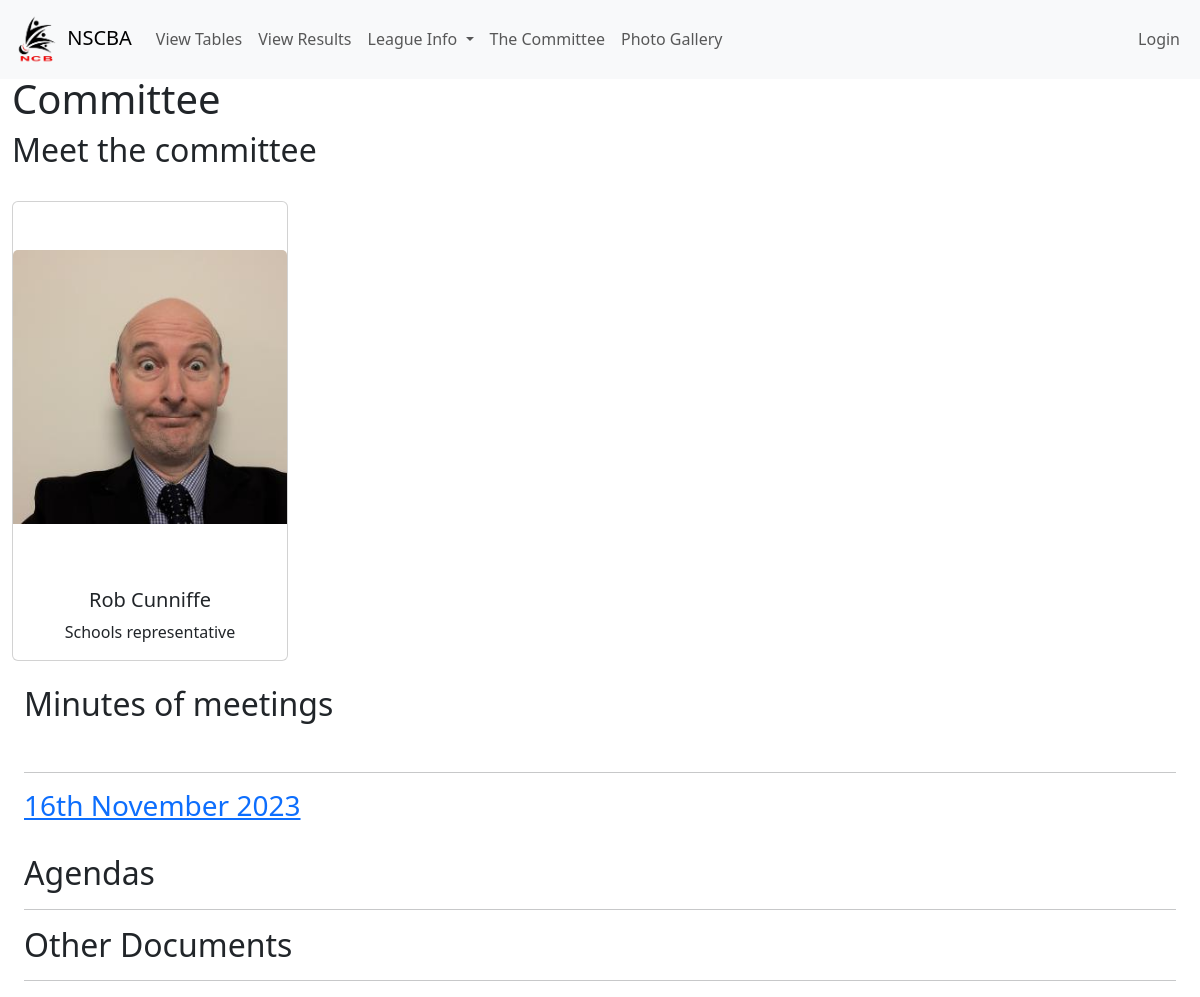
Screenshot of /committee.php with the database file from the repository.
### tables this page shows
CREATE TABLE `TblCommittee` (
  `CommitteeID` int(4) UNSIGNED NOT NULL,
  `Name` varchar(50) NOT NULL,
  `Post` varchar(50) NOT NULL,
  `Pic` varchar(200) DEFAULT NULL
);

CREATE TABLE `TblDocs` (
  `DocID` int(4) UNSIGNED NOT NULL,
  `title` varchar(200) NOT NULL,
  `filename` varchar(300) NOT NULL,
  `dateadded` date DEFAULT NULL,
  `type` varchar(200) DEFAULT NULL
);

### committee.php (the view, shortened to what this page needs)
<head>
  <link href="styles.css" rel="stylesheet">
  <link href="https://cdn.jsdelivr.net/npm/bootstrap@5.3.0/dist/css/bootstrap.min.css" rel="stylesheet">
</head>
<body>
<div id="result">
    <?php
    include_once("navbar.php");
    ?>
</div>
<div class="container-fluid">
<h1>Committee</h1>
<H2>Meet the committee</h2><br>
<div class="row">
  <?php
  include_once('connection.php');
  $stmt = $conn->prepare("SELECT * FROM TblCommittee");
	$stmt->execute();
  $results = $stmt->fetchAll(PDO::FETCH_ASSOC);
$columnsPerRow = 4;
$bootstrapColClass = 12 / $columnsPerRow;
echo '<div class="container">';
echo '<div class="row">';
$count = 0;
foreach ($results as $result) {
    echo '<div class="col-md-' . $bootstrapColClass . '">';
echo '<div class="card">';
echo '<div class="d-flex justify-content-center align-items-center" style="width: 100%;">';
echo '<img src="./comm/' . htmlspecialchars($result['Pic']) . '" class="card-img-top img-fluid  m-5" ">';
echo '</div>';
echo '<div class="card-body text-center">';
echo '<h5 class="card-title">' . htmlspecialchars($result['Name']) . '</h5>';
echo '<p class="card-text">' . htmlspecialchars($result['Post']) . '</p>';
echo '</div>';
echo '</div>';
echo '</div>';
    $count++;
}
if ($count % $columnsPerRow != 0) {
    echo '</div>';
}
echo '</div>';
echo '</div>';
?>
<br>
<div class="container-fluid">
  <h2>Minutes of meetings</h2>
  <br>
  <hr>
<?php
	$stmt = $conn->prepare("SELECT * FROM TblDocs WHERE type='Minutes'");
	$stmt->execute();
	while ($row = $stmt->fetch(PDO::FETCH_ASSOC))
		{
            $path="/documents/".$row["filename"];
			echo("<a href='.$path.' target='_blank'><h3>".$row["title"].' </h3></a><br>');
		}
    echo("<h2>Agendas </h2><hr>");
    echo("<h2>Other Documents </h2><hr>");
?>
</div>
</body>
</html>

### styles.css (style rules this page uses)
body { padding: 75px 0 0 0 ; }

### rows the page displays
tblcommittee: Pic (picture), Name "Rob Cunniffe", Post "Schools representative"
tbldocs: title "16th November 2023"
